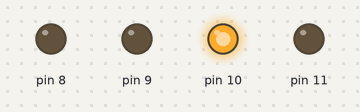
Simulated run of this sketch. Board: Arduino Uno, built with avr-gcc and run on an emulated ATmega328P. Shown: output pins drawn as LEDs (lit = HIGH).

Above: at 0.7 s.
At 2.0 s:
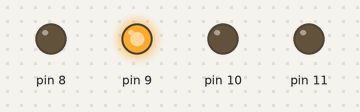
At 4.5 s:
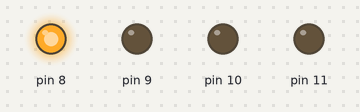
Timing chart, 0 to 7.3 s (numbered marks = the images above):
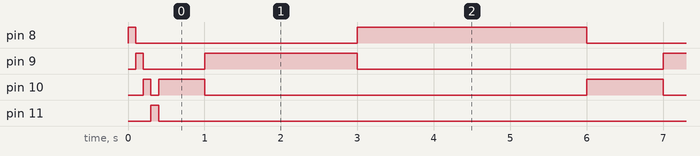

The sketch:

Semaforo.ino
```cpp
void setup() {
  for(int i=8; i<12; i++){
    pinMode(i, OUTPUT);
    digitalWrite(i, true);
    delay(100);
    digitalWrite(i, false);
  }
}

void loop() {
  if (millis()%6000>3000){
    digitalWrite(8,true);
    digitalWrite(9, false);
  }
  else if(millis()%6000>1000) {
    digitalWrite(9, true);
    digitalWrite(10, false);

  }
  else{
    digitalWrite(10, true);
    digitalWrite(8, false);
  }


}
```

VetorialParaParametrica.c
```cpp
#include <stdio.h>
#include <stdlib.h>
double obterTres(double v[], char c){
    for (int i =0;i<3;i++){
        printf("\n%c%d: ", c, i+1);
        scanf("%lf",&v[i]);
    }
    return 0;
}
void exibeponto(double V[]){
    for (int i=0; i<3; i++){
        printf("|%lf|", V[i]);
    }
    printf("\n");
}
void exibelinha(double V[], double v[]){
    char dimensao='x';
    for (int i=0; i<3; i++){
        printf("|%c=%lf+@(%lf)|\n", dimensao+i, V[i],v[i]);
    }
}

int main()
{
    double pontoA[3], vetora[3];
    printf("digite o Primeiro ponto \n");
    obterTres(pontoA, 'A');
    exibeponto(pontoA);
    printf("digite o seu vetor \n");
    obterTres(vetora, 'a');
    exibelinha(pontoA,vetora);
}
```

Measured:
- by itself, pin 8: alternates HIGH for 3.0 s and LOW for 3.0 s
- by itself, pin 9: repeats every 6.0 s: HIGH 2.0 s, LOW 4.0 s
- by itself, pin 10: goes LOW 0.10 s, HIGH 0.60 s, 6 × (LOW 5.0 s, HIGH 1.0 s), then LOW
